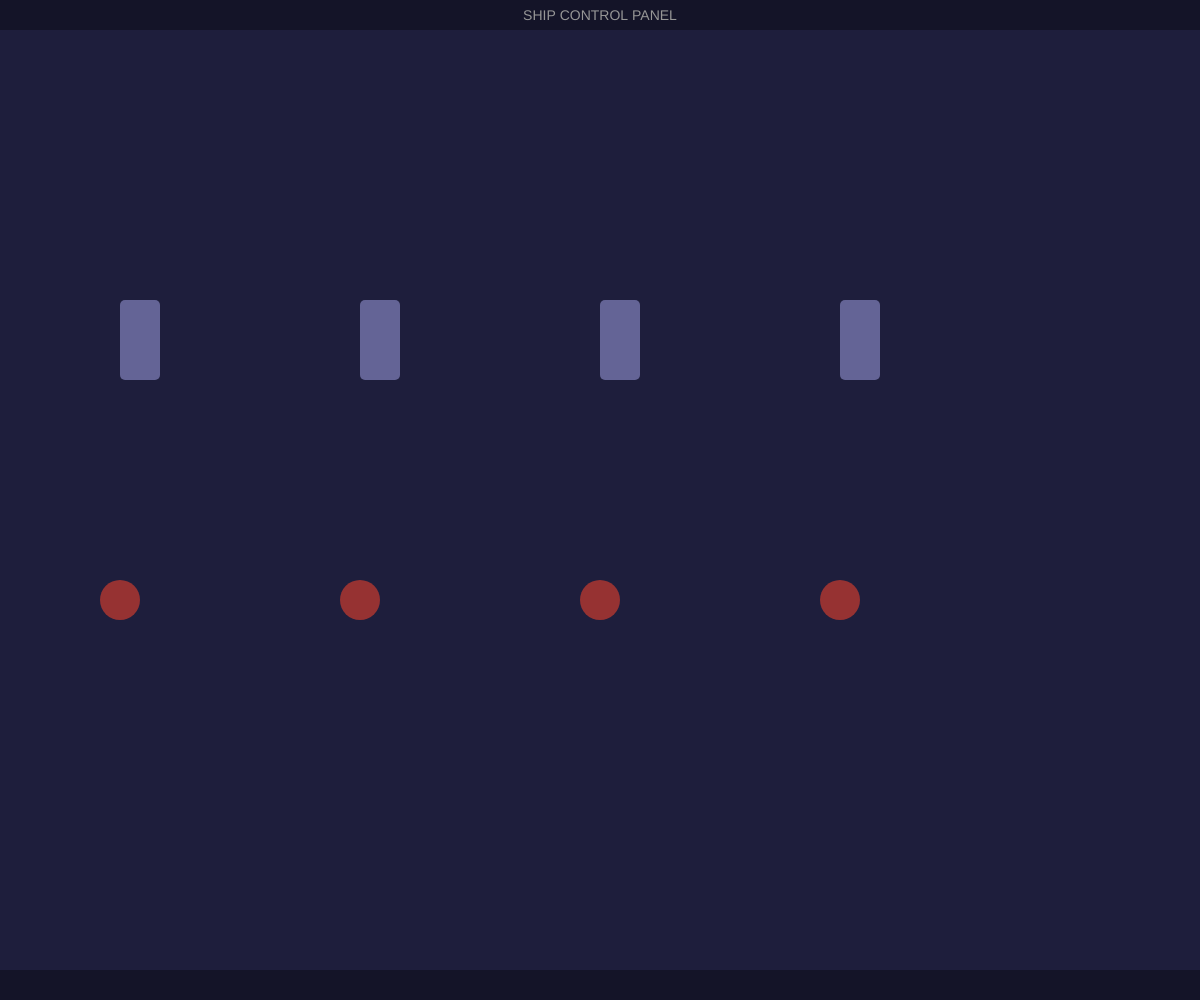
Frame 1 (no input)
Frame 60 (no input): identical to frame 1, image omitted
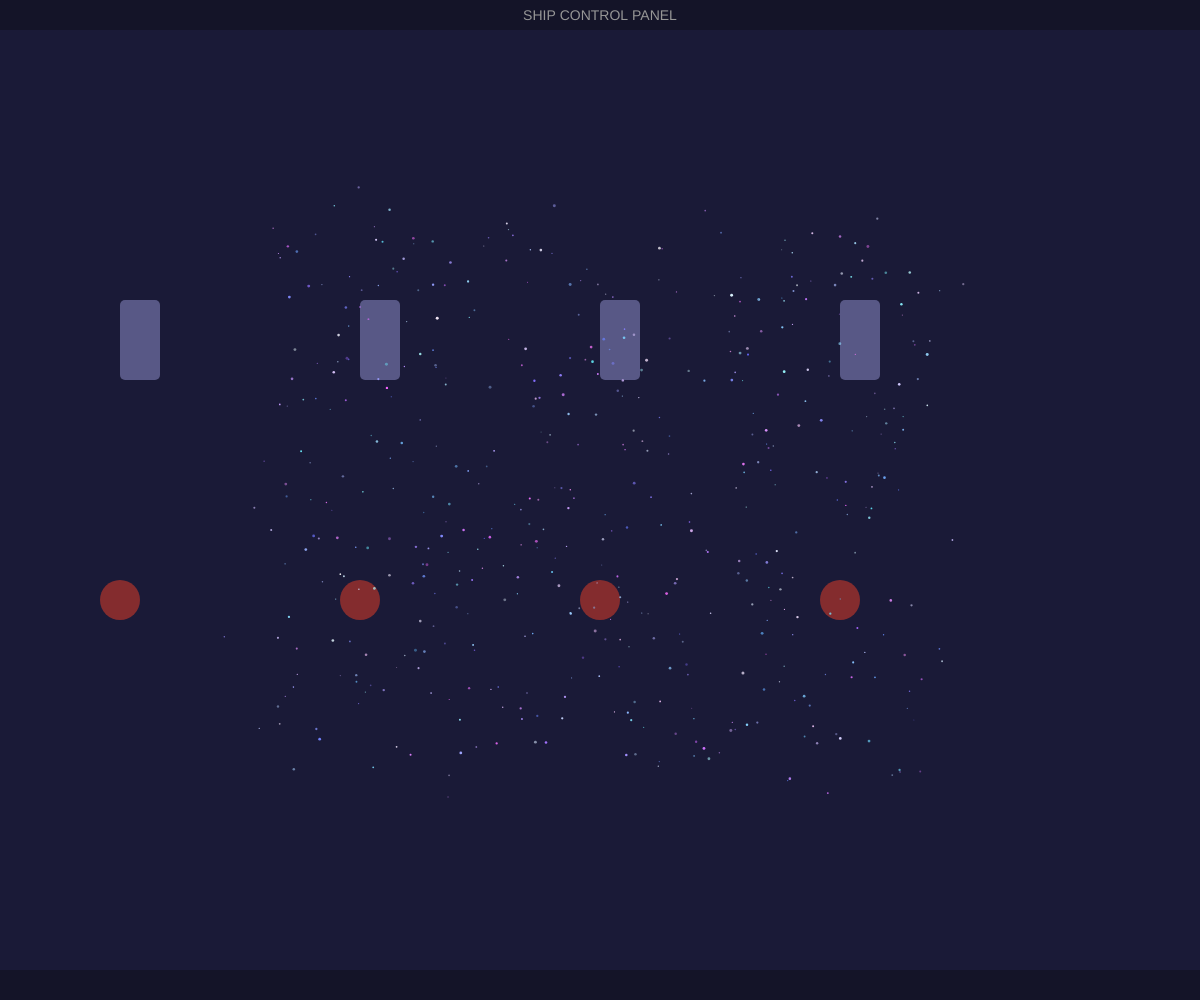
Frame 120 (the mouse pressed at the canvas centre since frame 60)

The p5.js sketch that drew these frames (run headless with seeded random() and noise() and a simulated clock; from frame 60 on, the mouse is pressed at the canvas centre):

// p5.js sketch
// ── sketch.js
let switches = [];
let buttons = [];
let windscreenActive = false;
let hyperspaceEffect = [];
let sequence = [0, 2, 1, 3];
let userInput = [];
let buttonStates = [false, false, false, false];

function setup() {
  createCanvas(windowWidth, windowHeight);
  noStroke();

  // Create switches
  for (let i = 0; i < 4; i++) {
    switches.push({
      x: width * 0.1 + i * width * 0.2,
      y: height * 0.3,
      w: 40,
      h: 80,
      on: false
    });
  }

  // Create buttons
  for (let i = 0; i < 4; i++) {
    buttons.push({
      x: width * 0.1 + i * width * 0.2,
      y: height * 0.6,
      r: 20,
      active: false
    });
  }

  // Initialize hyperspace effect particles
  for (let i = 0; i < 500; i++) {
    hyperspaceEffect.push({
      x: random(width),
      y: random(height),
      size: random(1, 3),
      speed: random(2, 8),
      color: color(random(100, 255), random(100, 255), 255, random(100, 255))
    });
  }
}

function draw() {
  background(10, 10, 30);

  // Draw dashboard
  fill(30, 30, 60);
  rect(0, 0, width, height);

  // Draw switches
  for (let i = 0; i < switches.length; i++) {
    let s = switches[i];
    if (s.on) {
      fill(0, 255, 100);
    } else {
      fill(100, 100, 150);
    }
    rect(s.x, s.y, s.w, s.h, 5);
  }

  // Draw buttons
  for (let i = 0; i < buttons.length; i++) {
    let b = buttons[i];
    if (b.active) {
      fill(255, 100, 100);
    } else {
      fill(150, 50, 50);
    }
    ellipse(b.x, b.y, b.r * 2);
  }

  // Draw windscreen if activated
  if (windscreenActive) {
    drawHyperspace();
  }

  // Draw panel details
  fill(20, 20, 40);
  rect(0, 0, width, 30); // Top bar
  rect(0, height - 30, width, 30); // Bottom bar

  fill(150);
  textAlign(CENTER);
  textSize(14);
  text("SHIP CONTROL PANEL", width / 2, 20);
}

function drawHyperspace() {
  // Draw background for hyperspace
  fill(0, 0, 20, 30);
  rect(0, 0, width, height);

  // Update and draw particles
  for (let i = 0; i < hyperspaceEffect.length; i++) {
    let p = hyperspaceEffect[i];
    
    // Move particle towards center (hyperspace effect)
    p.x += (width / 2 - p.x) * 0.01;
    p.y += (height / 2 - p.y) * 0.01;
    
    // Update position
    p.x += random(-p.speed, p.speed);
    p.y += random(-p.speed, p.speed);

    // Reset if out of bounds
    if (p.x < 0 || p.x > width || p.y < 0 || p.y > height) {
      p.x = random(width);
      p.y = random(height);
    }

    fill(p.color);
    noStroke();
    ellipse(p.x, p.y, p.size);
  }
}

function mousePressed() {
  if (windscreenActive) return; // Don't allow interaction after activation

  let centerX = width / 2;
  let centerY = height / 2;

  // Check for switch clicks
  for (let i = 0; i < switches.length; i++) {
    let s = switches[i];
    if (dist(mouseX, mouseY, s.x + s.w/2, s.y + s.h/2) < max(s.w, s.h)/2) {
      s.on = !s.on;
      userInput.push(i);
      checkSequence();
      return;
    }
  }

  // Check for button clicks
  for (let i = 0; i < buttons.length; i++) {
    let b = buttons[i];
    if (dist(mouseX, mouseY, b.x, b.y) < b.r) {
      b.active = true;
      userInput.push(i);
      checkSequence();
      setTimeout(() => {
        b.active = false;
      }, 100);
      return;
    }
  }

  // Check for center click to activate windscreen
  if (dist(mouseX, mouseY, centerX, centerY) < 50) {
    windscreenActive = true;
    noLoop(); // Stop drawing after activation
  }
}

function checkSequence() {
  if (userInput.length > sequence.length) {
    userInput = []; // Reset if incorrect
    return;
  }

  for (let i = 0; i < userInput.length; i++) {
    if (userInput[i] !== sequence[i]) {
      userInput = []; // Reset on wrong input
      return;
    }
  }

  if (userInput.length === sequence.length) {
    windscreenActive = true;
    noLoop(); // Stop drawing after correct sequence
  }
}

function windowResized() {
  resizeCanvas(windowWidth, windowHeight);
}
